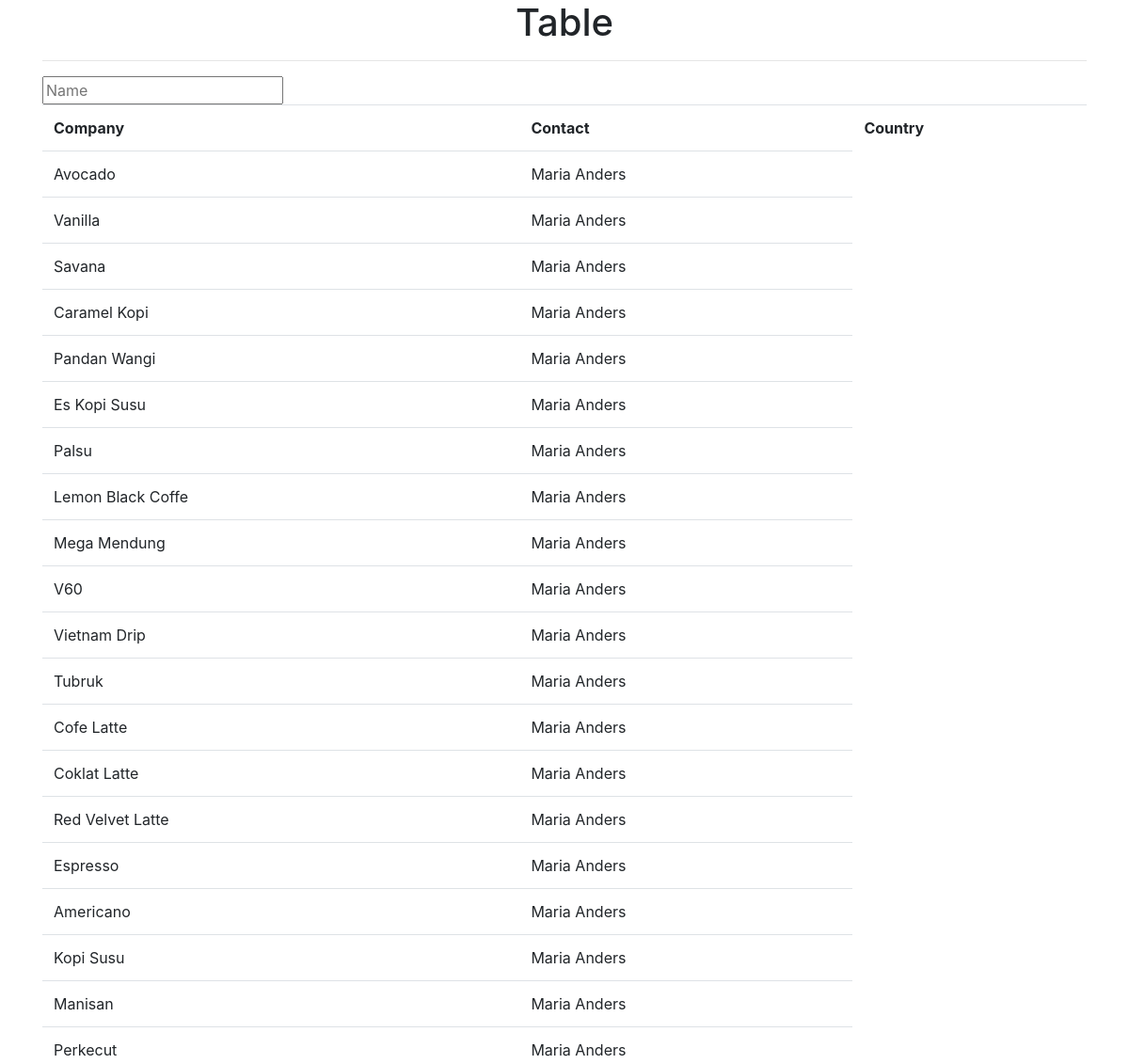
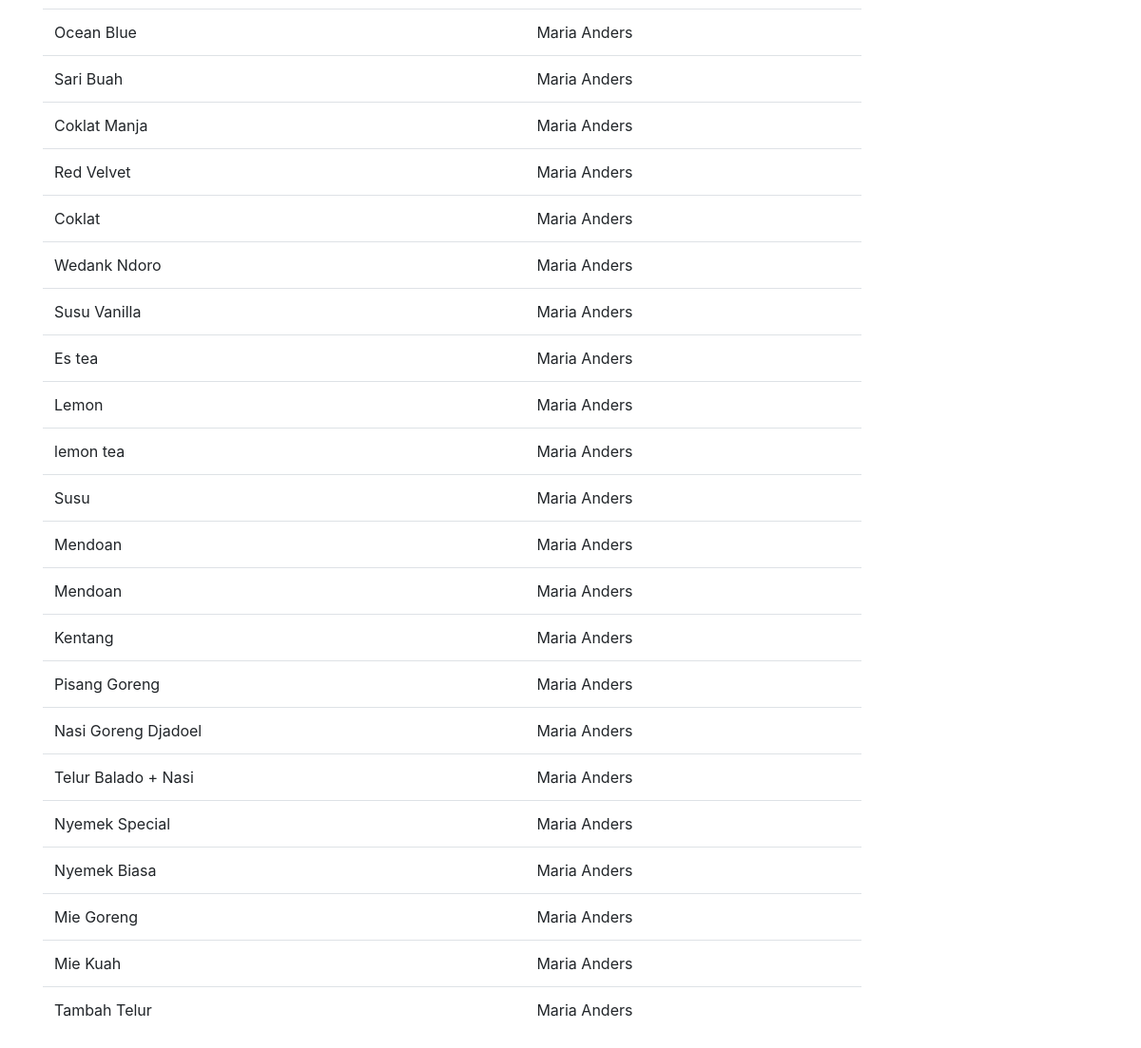
/admin/test.php, run on the app's committed database (2 pictures, top to bottom).
### tables this page shows
CREATE TABLE `menu` (
  `id_menu` int(11) NOT NULL,
  `nama_menu` varchar(50) NOT NULL,
  `id_ketegori` int(11) NOT NULL,
  `stok` int(11) NOT NULL,
  `harga` int(11) NOT NULL
);

### admin/test.php (the view, shortened to what this page needs)
<!doctype html>
<html lang="en">
<head>
    <link rel="stylesheet" href="https://stackpath.bootstrapcdn.com/bootstrap/4.3.1/css/bootstrap.min.css">
    <link rel="stylesheet" href="https://use.fontawesome.com/releases/v5.6.3/css/all.css">
</head>
<?php
require'../koneksi/conn.php';
$result = mysqli_query($koneksi,"SELECT * FROM menu");
?>
<body>
    <h1 class="text-center">Table</h1>
    <div class="container">
        <hr>
        <input type="text" id="myInput" onkeyup='tableSearch()' placeholder="Name">
        <table class="table" id="myTable" data-filter-control="true" data-show-search-clear-button="true">
            <tr>
                <th>Company</th>
                <th>Contact</th>
                <th>Country</th>
            </tr>
            <?php while( $row = mysqli_fetch_array($result)){ ?>
            <tr>
            <td><?= $row['nama_menu'] ?></td>
                <td>Maria Anders</td>
            </tr>
            <?php }?>
        </table>
    </div>
</body>
</html>

### data on the page
menu: nama_menu "Avocado"
menu: nama_menu "Vanilla"
menu: nama_menu "Savana"
menu: nama_menu "Caramel Kopi"
menu: nama_menu "Pandan Wangi"
menu: nama_menu "Es Kopi Susu"
menu: nama_menu "Palsu"
menu: nama_menu "Lemon Black Coffe"
menu: nama_menu "Mega Mendung"
menu: nama_menu "V60"
menu: nama_menu "Vietnam Drip"
menu: nama_menu "Tubruk"
menu: nama_menu "Cofe Latte"
menu: nama_menu "Coklat Latte"
menu: nama_menu "Red Velvet Latte"
menu: nama_menu "Espresso"
menu: nama_menu "Americano"
menu: nama_menu "Kopi Susu"
menu: nama_menu "Manisan"
menu: nama_menu "Perkecut"
menu: nama_menu "Ocean Blue"
menu: nama_menu "Sari Buah"
menu: nama_menu "Coklat Manja"
menu: nama_menu "Red Velvet"
menu: nama_menu "Coklat"
menu: nama_menu "Wedank Ndoro"
menu: nama_menu "Susu Vanilla"
menu: nama_menu "Es tea"
menu: nama_menu "Lemon"
menu: nama_menu "lemon tea"
menu: nama_menu "Susu"
menu: nama_menu "Mendoan"
menu: nama_menu "Mendoan"
menu: nama_menu "Kentang"
menu: nama_menu "Pisang Goreng"
menu: nama_menu "Nasi Goreng Djadoel"
menu: nama_menu "Telur Balado + Nasi"
menu: nama_menu "Nyemek Special"
menu: nama_menu "Nyemek Biasa"
menu: nama_menu "Mie Goreng"
menu: nama_menu "Mie Kuah"
menu: nama_menu "Tambah Telur"
